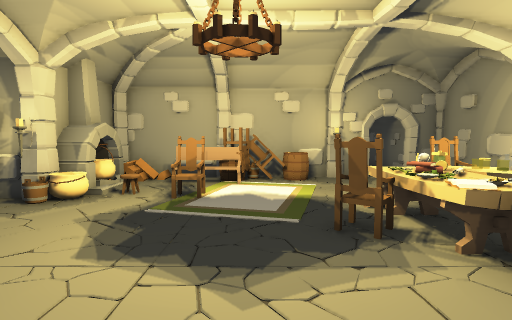
view 1 (above)

15 first-person views from a walk through a 3-D level made in the Unity game engine. The camera is 1.4 m above the floor, tilts 4° down and sees 80° across. The floor is counted in squares, 1 m on a side. Each view is taken from the middle of a square. On the plan, view 1 faces up. The plan holds only what a view shows up to about 14 squares ahead; the rest is blank. The place goes on beyond the plan. The player character is not drawn. Door leaves are left out, so doorways stand open.

view 2
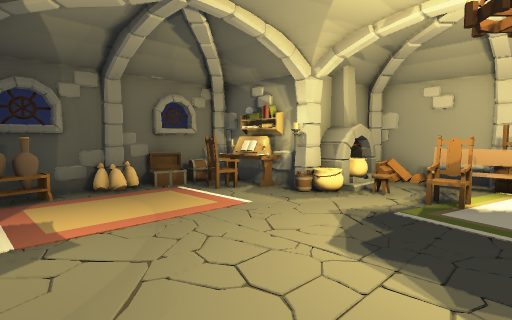

view 3
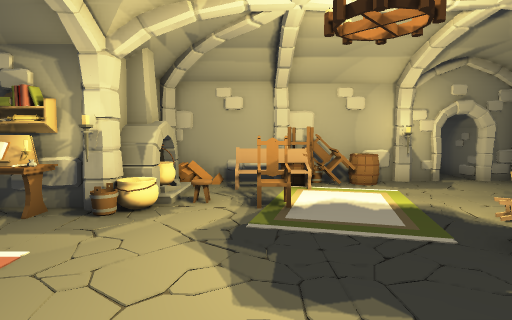

view 4
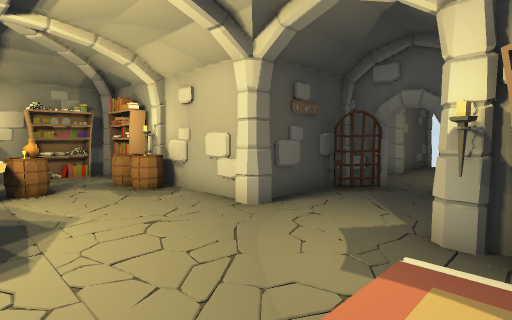

view 5
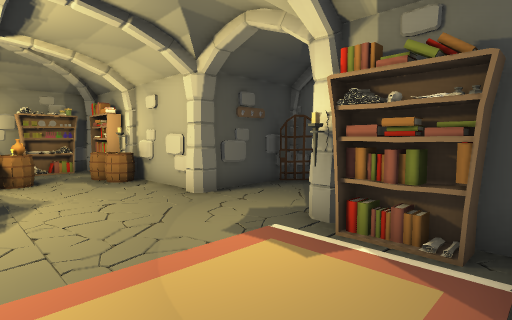

view 6
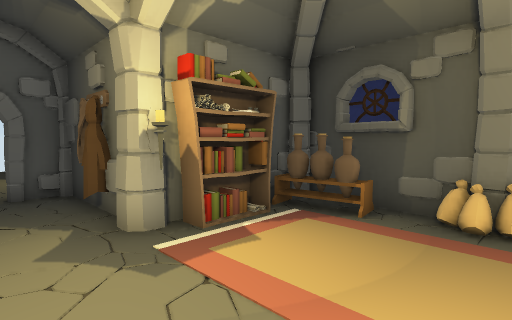

view 7
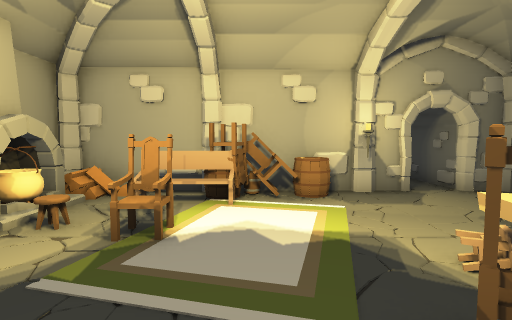

view 8
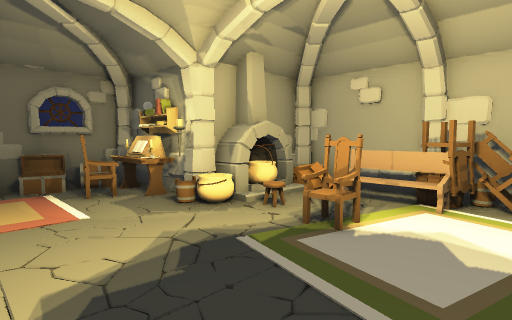

view 9
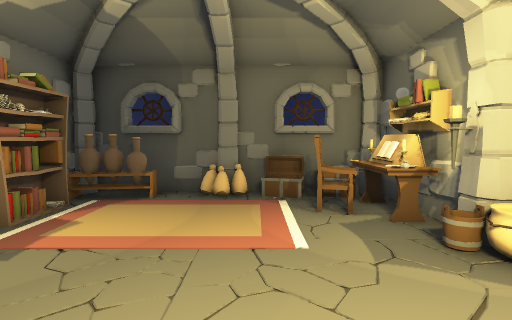

view 10
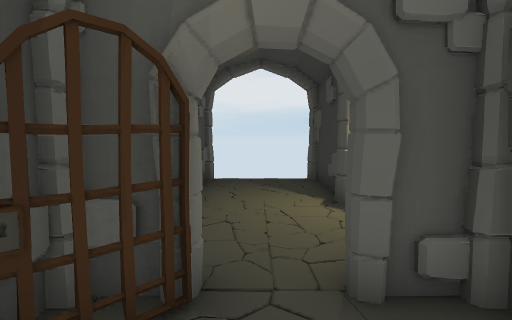

view 11
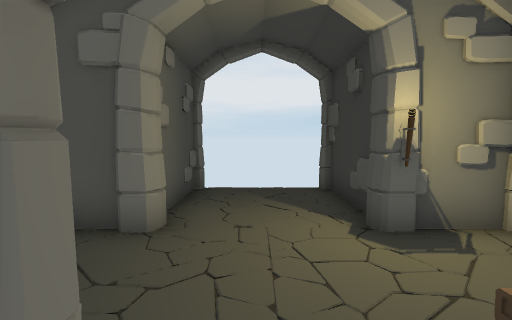

view 12
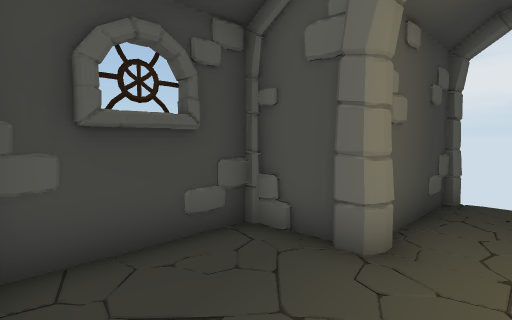

view 13
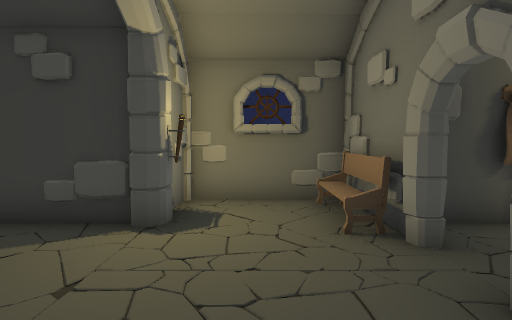

view 14
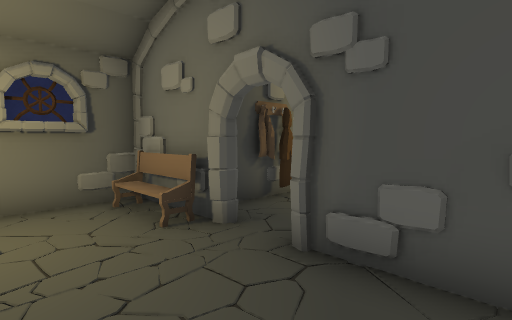

view 15
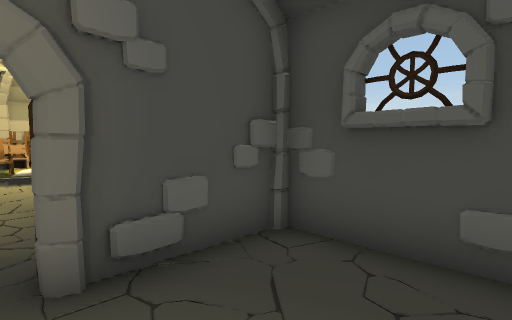

### Floor plan
Points are (right, up) in squares from view 1. A wall is a line through its corners. A room is listed if a view was taken in it or the views show most of it. See-through windows are left out.
Room 1 (views 1, 2, 3, 4, 5, 6, 7, 8, 9, 10, 11)
walls: (-5.2, 7.2) (-8.8, 7.1); (-5.1, 7.3) (-5.1, 6.9); (-4.9, 7.5) (-4.9, 6.9) (-5.4, 6.9); (-0.6, -0.6) (2.6, -0.6); (-1.4, -2) (-1.3, -1.4); (-5.1, -1.4) (-5.1, -4.6) (-4.1, -4.6); (-7.5, 7.2) (-7.5, 6.8); (-4.8, -1.9) (-4.8, -2.4); (-4.7, -2.6) (-5, -3); (-4.8, -2.6) (-4.7, -3.1); (-8.9, 2) (-8.8, 0.6); (-8.5, 7.1) (-9, 6.6) (-8.9, 5.3); (-1.4, 11.2) (-4.7, 11.2); (-9.1, 2.6) (-9.1, -0.4); (-9, 2) (-8.8, 1.3); (-5, -2.7) (-5, -5); (-4.6, 11.1) (-4.9, 10.7); (-5.1, 10.9) (-5.1, 9.6); (-9.1, 6.9) (-9.1, 5.4); (-2.2, -4) (-1.5, -3.6); (-9.1, 0) (-8.4, -0.7); (-2.4, -4.2) (-1.5, -3.6); (-8.9, -0.6) (-4.9, -0.6); (-2.5, -4.5) (-1.2, -3.2); (2.6, 11.2) (1.4, 11.2); (-2.2, -4.6) (-1.3, -4.6) (-1.3, -1.4); (4, 11.2) (3.1, 11.2)
low walls: (-5.4, -0.4) (-4.9, -0.4); (-2.1, 11.1) (-3, 11.2)
ways out: opening at (-3, -5) to room 2; open door at (5, 10.5)
objects: bag (-9, 3); bag (-9, 4); chest (-9, 5); carpet (-8, 0) to (-8, 1); carpet (-8, 3); chest (-8, 6); books (-7, 0); chair (-7, 5); books (-7, 6) to (-7, 7); books (-6, 0); desk (-6, 6); other object (-5, -1); fireplace (-5, 8); cauldron (-5, 8) to (-4, 9); cauldron (-4, 7); fireplace (-4, 10); carpet (-2, 5) to (2, 9); chair (-2, 7) to (-1, 8); bench (-2, 10); other object (-1, -1) to (-1, 0); chair (-1, 10) to (0, 10); barrel (-1, 11); other object (0, 11); chair (1, 4) to (2, 5); chair (1, 10); barrel (1, 10) to (2, 11); barrel (2, 0); table (2, 6); barrel (3, 0) to (3, 1); barrel (3, 2) to (4, 3); books (3, 3) to (3, 4); other object (3, 5); other object (3, 6); table (4, 4) to (4, 5); other object (4, 6); other object (5, 0); chair (5, 8)
Room 2 (views 12, 13, 14, 15)
walls: (-1.4, -8.6) (0.7, -8.6) (0.5, -7.1) (0.6, -6.9) (0.4, -6.5) (0.6, -5.9); (-5.1, -9.4) (-5.1, -12.5); (-4.2, -4.8) (-5.5, -4.8); (-6.5, -8.5) (-6, -8.6); (0.6, -7.7) (0.6, -6); (0.7, -8.6) (0.7, -4.8) (-2.2, -4.8); (-6.7, -6.7) (-7, -7.5); (0.8, -5.9) (0.7, -5.2); (-6.9, -6) (-6.9, -7.4); (-7.1, -5.5) (-7.1, -8.6) (-5.4, -8.6); (-1.3, -12.5) (-1.3, -9.4)
low walls: (0.6, -8.2) (0.7, -7.3); (-6.6, -8.7) (-5.4, -8.5); (0.2, -4.7) (-0.9, -4.9)
ways out: opening at (-3, -5) to room 1; open door at (-3, -13)
objects: other object (-7, -5); bench (-6, -5); other object (-5, -9)

Where each view was taken, in squares from view 1:
view 1: 0 up, 0 right, facing up
view 2: 0 up, 0 right, facing up-left
view 3: 1 up, 2 left, facing up
view 4: 4 up, 6 left, facing down-right
view 5: 4 up, 8 left, facing down-right
view 6: 4 up, 3 left, facing down-left
view 7: 3 up, 0 right, facing up
view 8: 3 up, 1 right, facing up-left
view 9: 4 up, 1 left, facing left
view 10: 2 down, 3 left, facing down
view 11: 4 down, 3 left, facing down
view 12: 5 down, 3 left, facing down-right
view 13: 7 down, 0 right, facing left
view 14: 8 down, 0 right, facing up-left
view 15: 8 down, 3 left, facing up-right
